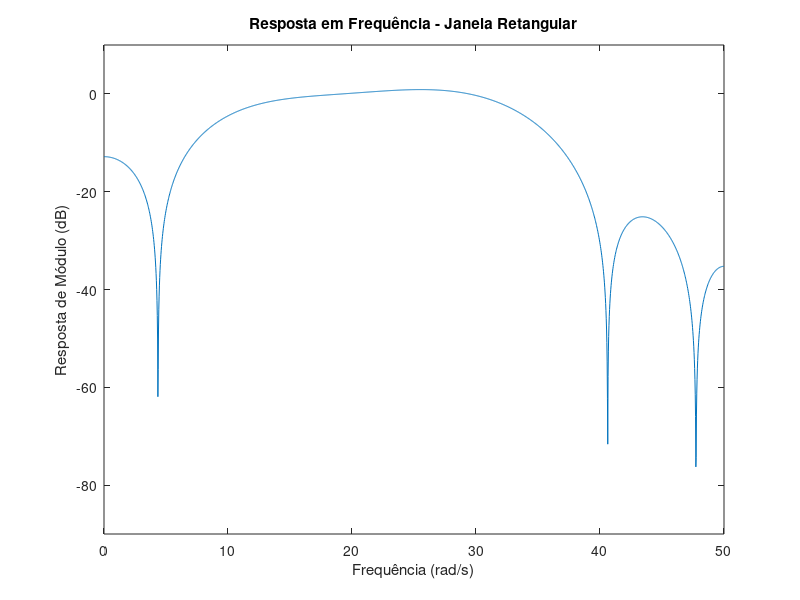
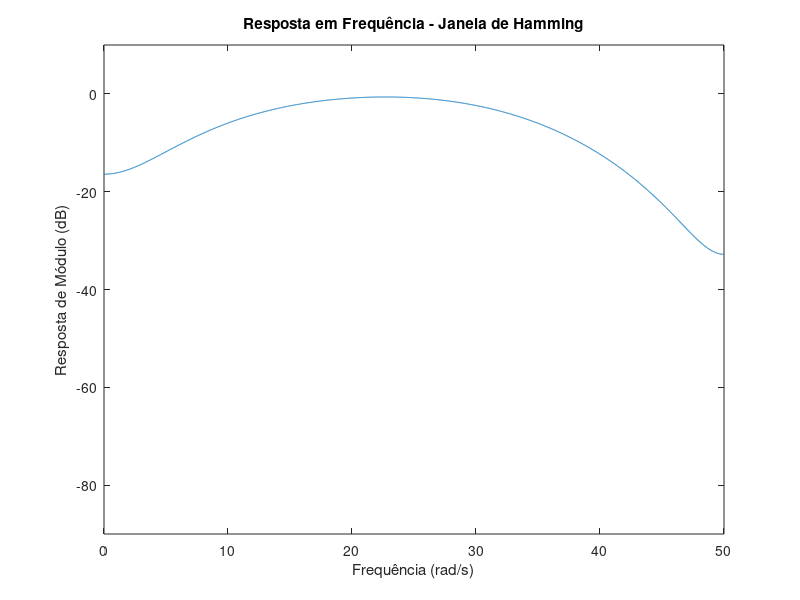
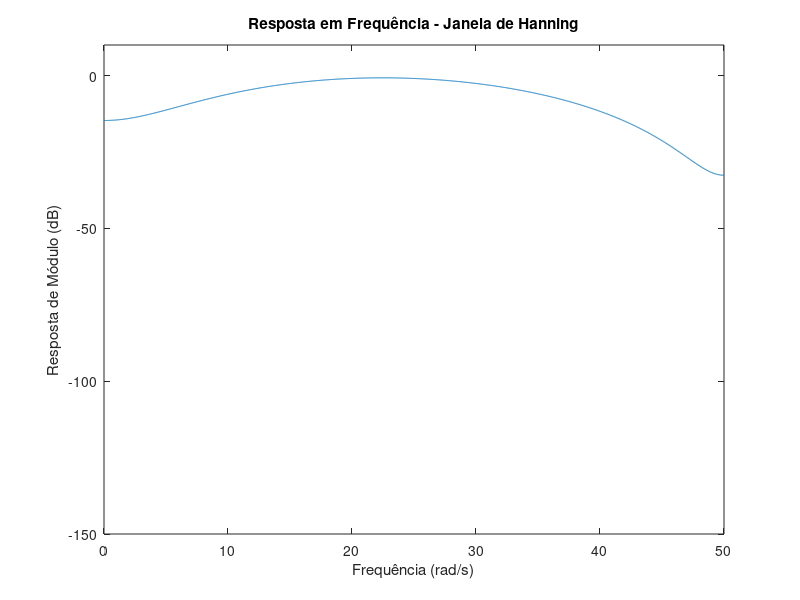
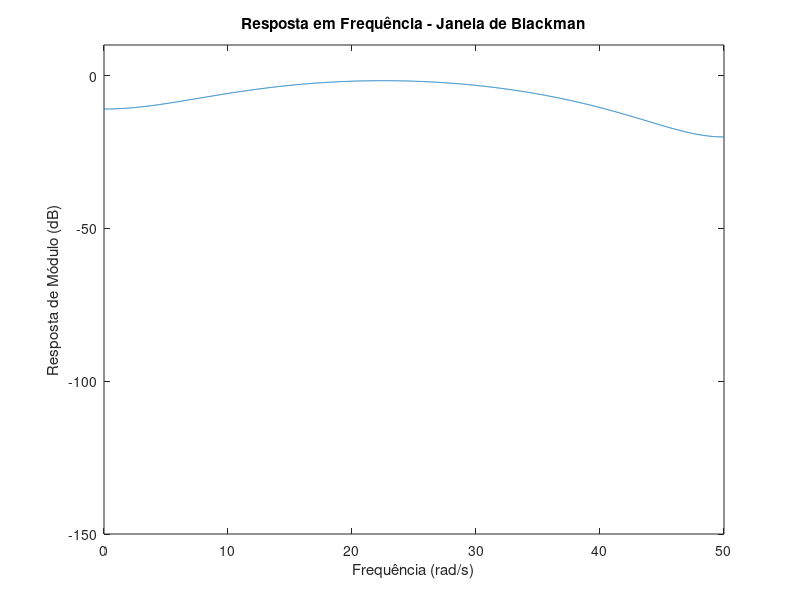

Write MATLAB code to recreate these figures, in order.
# 1.Projete um filtro passa-faixa usando a janela de Hamming, a janela de Hanning e janela de Blackman que
# satisfaça a especificação a seguir.
# • M = 10, 100, 1000
# • Ωc1 = 10 rad/s
# • Ωc2 = 35 rad/s
# • Ωs = 100 rad/s 

clear all

M = 10;
Omega_c1 = 10;
Omega_c2 = 35;
Omega_s = 100;
wc1 = Omega_c1*2*pi/Omega_s; wc2 = Omega_c2*2*pi/Omega_s;
n = 1:M/2;
h0 = (wc2 - wc1)/pi;
haux = (sin(wc2.*n) - sin(wc1.*n))./(pi.*n);
h_ideal = [fliplr(haux) h0 haux];

h_ret=h_ideal;
[H_ret,w]=freqz(h_ret,1,2048,Omega_s);
figure(1)
plot(w,20*log10(abs(H_ret)))
axis([0 Omega_s/2 -90 10])

ylabel('Resposta de Módulo (dB)');
xlabel('Frequência (rad/s)');
title('Resposta em Frequência - Janela Retangular');

h_aux = hamming(M+1);
h_ham = h_ideal.*h_aux';
[H_ham,w]=freqz(h_ham,1,2048,Omega_s);

figure(2)
plot(w,20*log10(abs(H_ham)))
axis([0 Omega_s/2 -90 10])
ylabel('Resposta de Módulo (dB)');
xlabel('Frequência (rad/s)');
title('Resposta em Frequência - Janela de Hamming')

h_aux=hanning(M+1);
h_han=h_ideal.*h_aux';
[H_han,w]=freqz(h_han,1,2048,Omega_s);

figure(3)
plot(w,20*log10(abs(H_han)))
axis([0 Omega_s/2 -150 10])
ylabel('Resposta de Módulo (dB)');
xlabel('Frequência (rad/s)');
title('Resposta em Frequência - Janela de Hanning');

h_aux=blackman(M+1);
h_black=h_ideal.*h_aux';
[H_black,w]=freqz(h_black,1,2048,Omega_s);

figure(4)
plot(w,20*log10(abs(H_black)))
axis([0 Omega_s/2 -150 10])
ylabel('Resposta de Módulo (dB)');
xlabel('Frequência (rad/s)');
title('Resposta em Frequência - Janela de Blackman');